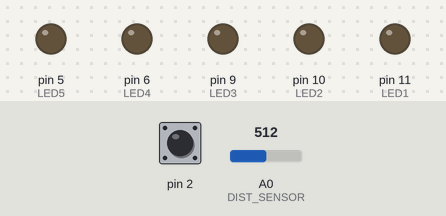
A sketch run on a simulated Arduino Uno, built with avr-gcc and run on an emulated ATmega328P. On the bench: output pins drawn as LEDs (lit = HIGH). The test bench sets the inputs (shaded band); at power-on: pin 2 LOW, A0 (DIST_SENSOR) = 512. What the sketch prints to the serial monitor is not drawn.

Above: at 1.2 s.
1.3 s: pin 2 driven HIGH
At 2.4 s:
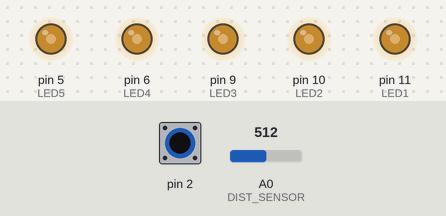
2.8 s: A0 (DIST_SENSOR) set to 716
At 3.5 s:
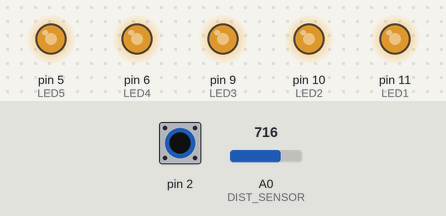
4.3 s: A0 (DIST_SENSOR) set to 900
At 4.6 s:
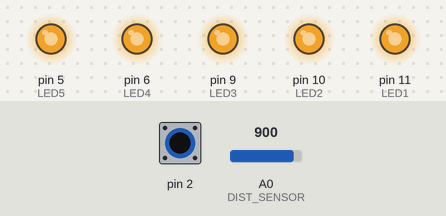
5.8 s: A0 (DIST_SENSOR) set to 122
At 7.0 s:
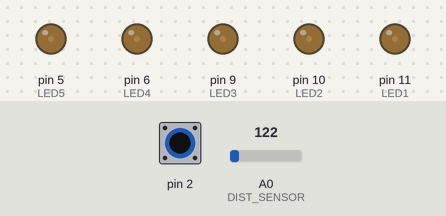
7.3 s: A0 (DIST_SENSOR) set to 511
At 8.1 s:
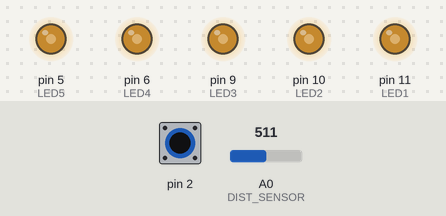
8.8 s: pin 2 pulsed LOW 2 times (0.12 s each, 0.3 s apart)
At 8.97 s:
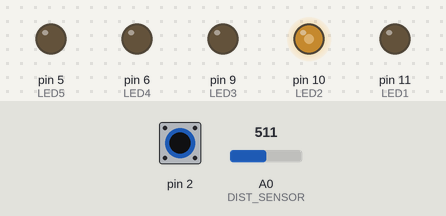
Timing chart, 0 to 12.8 s (numbered marks = the images above; inputs shaded):
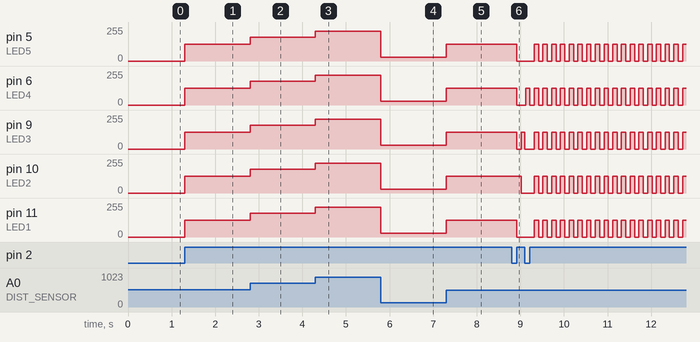

The sketch:

PIE_MiniLab_1.ino
```cpp
// Define debounce wait time
#define MS_STATE_CHANGE_DELAY 50

// Define pin assignments
#define BUTTON 2
#define LED1 11
#define LED2 10
#define LED3 9
#define LED4 6
#define LED5 5
#define DIST_SENSOR A0

// Define LED#State ON & OFF
#define ON 1
#define OFF 0

// Initialization for reading analog values and output
uint32_t output;
uint32_t ledValue;

// Initialize vairables to keep track of button state
volatile bool changeState = false;
volatile bool buttonState = false;

// Initialize variables for keeping track of bike light state and time
uint32_t state = 0;
uint32_t t = millis();
uint32_t lastStateTime = t;
uint32_t lastBlinkTime = millis();

// Variables for ping pong simulation
uint8_t pongCounter = 1;
int8_t direction = 1;

// Variables to keep track of each LED state
uint8_t LED1State = OFF;
uint8_t LED2State = OFF;
uint8_t LED3State = OFF;
uint8_t LED4State = OFF;
uint8_t LED5State = OFF;

void LEDChange() {
  /*
   * If the LED#State variable is 1, set it to zero and vice-versa. This
   * applies to all of the LED#State variables.
   *
   * Parameters:
   *   none
   * Returns:
   *   void
   */
  LED1State = abs(LED1State - 1);
  LED2State = abs(LED2State - 1);
  LED3State = abs(LED3State - 1);
  LED4State = abs(LED4State - 1);
  LED5State = abs(LED5State - 1);
}

void LEDOff() {
  /*
   * Set all the LED#State variables to 0.
   *
   * Parameters:
   *   none
   * Returns:
   *   void
   */
  LED1State = OFF;
  LED2State = OFF;
  LED3State = OFF;
  LED4State = OFF;
  LED5State = OFF;
}

void LEDOn() {
  /*
   * Set all the LED#State variables to 1.
   *
   * Parameters:
   *   none
   * Returns:
   *   void
   */
  LED1State = ON;
  LED2State = ON;
  LED3State = ON;
  LED4State = ON;
  LED5State = ON;
}

void LEDWrite() {
  /*
   * Set the pins connected to LEDs to output a PWM signal derived from the
   * analog input ofvof the infrared distance sensor if the corresponding
   * LED#State variable is set to 1.
   *
   * Parameters:
   *   none
   * Returns:
   *   void
   */
  analogWrite(LED1, ledValue * LED1State);
  analogWrite(LED2, ledValue * LED2State);
  analogWrite(LED3, ledValue * LED3State);
  analogWrite(LED4, ledValue * LED4State);
  analogWrite(LED5, ledValue * LED5State);
}


bool checkTime(uint32_t t, uint32_t t0, uint16_t dt) {
  /*
   * Determine if a certain amount of time (milliseconds) has passed.
   *
   * Parameters:
   *   t (uint32_t): current time (output of millis()).
   *   t0 (uint32_t): past time to use as reference.
   *   dt (uint16_t): minimum difference in time.
   * Returns:
   *   boolean: true if the difference between the current time and
   *     and past time is greater than or equal to the specified
   *     minimum difference. Otherwise false.
   */
  return ((t >= t0) && (t - t0 >= dt)) || ((t < t0) && (t + (~t0) + 1 >= dt));
}

void setup() {
  /*
   * This void setup starts by creating an ISR and assigning the pinModes an
   * LED and that it is an OUTPUT, it then sets all the LEDs to LOW.
   *
   * Parameters:
   *   none
   * Returns:
   *   void
   */
  Serial.begin(9600);
  attachInterrupt(digitalPinToInterrupt(2), incrementState, CHANGE);

  pinMode(LED1, OUTPUT);
  pinMode(LED2, OUTPUT);
  pinMode(LED3, OUTPUT);
  pinMode(LED4, OUTPUT);
  pinMode(LED5, OUTPUT);

  LEDWrite();
  Serial.println("All Power Off");
}


void loop(){
  /*
   * The void loop contains a switch case that lookes at what number (from 0-4) the
   * variable 'state' is in to determine what to display using the LEDs.
   *
   * Parameters:
   *   none
   * Returns:
   *   void
   */

  // Read the analog pin
  output = analogRead(DIST_SENSOR);

  // Get the led value associated
  ledValue = map(output, 0, 1023, 0, 255);

  // Write values stored in LED#State to digital pins wired to LEDs
  LEDWrite();

  // Get current time (milliseconds) since program start
  t = millis();

  if (changeState) {
    buttonState = !buttonState;
    if (buttonState) {
      state += 1;
    }

    // Print statements for debugging
    // Serial.print(state);
    // Serial.print(buttonState);
    // Serial.println(digitalRead(BUTTON));

    changeState = false;
    lastStateTime = t;
    LEDOff();
  }

  switch(state) {

    // Case 0 is all the LEDs on
    case 0:
      LEDOff();
    break;

    // Case 1 is all the LEDs off
    case 1:
      LEDOn();
    break;

    // Case 2 is an LED ping pong simulation that repeats
    case 2:
      if (checkTime(t,lastBlinkTime,100)){
        lastBlinkTime = t;
        LEDOff();
        pongCounter += direction;

        switch(pongCounter % 6) {
          case 1:
            LED1State = ON;
            direction *= -1;
          break;

          case 2:
            LED2State = ON;
          break;

          case 3:
            LED3State = ON;
          break;

          case 4:
            LED4State = ON;
          break;

          case 5:
            LED5State = ON;
            direction *= -1;
          break;

          default:
            direction = 1;
            pongCounter = 1;
          break;
        }
      }
    break;

    // Case 3 is a slow blink of the LEDs
    case 3:
      if (checkTime(t, lastBlinkTime, 100)){
        lastBlinkTime = t;
        LEDChange();
      }
    break;

    // Case 4 is a fast blink of the LEDs
    case 4:
      if (checkTime(t, lastBlinkTime, 50)){
        lastBlinkTime = t;
        LEDChange();
      }
    break;

    default:
      state = 0;
    break;
  }
}

void incrementState() {
  /*
   * Sets the global variable, changeState, to be true if it has not been set
   * within the past few milliseconds (as specified by MS_STATE_CHANGE_DELAY).
   *
   * Parameters:
   *   none
   * Returns:
   *   void
   */
  if (checkTime(t, lastStateTime, MS_STATE_CHANGE_DELAY)) {
    changeState = true;
  }
}
```

Measured:
- after the input at 1.3 s, pin 5 (LED5), pin 6 (LED4), pin 9 (LED3), pin 10 (LED2), pin 11 (LED1): 0/255 → 127/255 at once
- after the input at 2.8 s, pin 5 (LED5), pin 6 (LED4), pin 9 (LED3), pin 10 (LED2), pin 11 (LED1): 127/255 → 178/255 at once
- after the input at 4.3 s, pin 5 (LED5), pin 6 (LED4), pin 9 (LED3), pin 10 (LED2), pin 11 (LED1): 178/255 → 224/255 at once
- after the input at 5.8 s, pin 5 (LED5), pin 6 (LED4), pin 9 (LED3), pin 10 (LED2), pin 11 (LED1): 224/255 → 30/255 at once
- after the input at 7.3 s, pin 5 (LED5), pin 6 (LED4), pin 9 (LED3), pin 10 (LED2), pin 11 (LED1): 30/255 → 127/255 at once
- after the input at 8.8 s, pin 5 (LED5), pin 6 (LED4): 127/255 → 0/255 after 0.12 s, then repeats every 0.20 s: 127/255 0.10 s, 0/255 0.10 s
